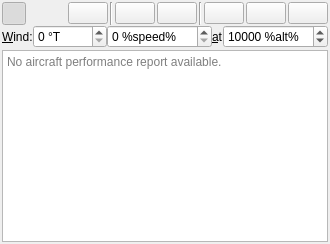
       <widget class="QWidget" name="tabAircraftPerformance">
        <attribute name="title">
         <string>Fuel Report</string>
        </attribute>
        <attribute name="toolTip">
         <string>Fuel Planning and Aircraft Performance</string>
        </attribute>
        <layout class="QVBoxLayout" name="verticalLayout_31">
         <property name="spacing">
          <number>2</number>
         </property>
         <property name="leftMargin">
          <number>2</number>
         </property>
         <property name="topMargin">
          <number>2</number>
         </property>
         <property name="rightMargin">
          <number>2</number>
         </property>
         <property name="bottomMargin">
          <number>2</number>
         </property>
         <item>
          <layout class="QVBoxLayout" name="verticalLayout_30">
           <property name="spacing">
            <number>0</number>
           </property>
           <property name="topMargin">
            <number>0</number>
           </property>
           <item>
            <layout class="QHBoxLayout" name="horizontalLayoutAircraftPerformance">
             <property name="spacing">
              <number>2</number>
             </property>
             <property name="topMargin">
              <number>0</number>
             </property>
             <item>
              <widget class="QToolButton" name="toolButtonAircraftPerformanceWind">
               <property name="toolTip">
                <string>Select wind source for performance calculation and map display</string>
               </property>
               <property name="statusTip">
                <string>Select wind source for performance calculation and map display</string>
               </property>
               <property name="text">
                <string/>
               </property>
               <property name="icon">
                <iconset resource="../../littlenavmap.qrc">
                 <normaloff>:/littlenavmap/resources/icons/wind.svg</normaloff>:/littlenavmap/resources/icons/wind.svg</iconset>
               </property>
               <property name="checkable">
                <bool>true</bool>
               </property>
               <property name="checked">
                <bool>true</bool>
               </property>
               <property name="popupMode">
                <enum>QToolButton::InstantPopup</enum>
               </property>
               <property name="toolButtonStyle">
                <enum>Qt::ToolButtonTextBesideIcon</enum>
               </property>
              </widget>
             </item>
             <item>
              <spacer name="horizontalSpacer_2">
               <property name="orientation">
                <enum>Qt::Horizontal</enum>
               </property>
               <property name="sizeHint" stdset="0">
                <size>
                 <width>40</width>
                 <height>20</height>
                </size>
               </property>
              </spacer>
             </item>
             <item>
              <widget class="QPushButton" name="pushButtonAircraftPerformanceEdit">
               <property name="sizePolicy">
                <sizepolicy hsizetype="Fixed" vsizetype="Fixed">
                 <horstretch>0</horstretch>
                 <verstretch>0</verstretch>
                </sizepolicy>
               </property>
               <property name="toolTip">
                <string>Edit Aircraft Performance</string>
               </property>
               <property name="statusTip">
                <string>Edit Aircraft Performance</string>
               </property>
               <property name="text">
                <string/>
               </property>
               <property name="icon">
                <iconset resource="../../littlenavmap.qrc">
                 <normaloff>:/littlenavmap/resources/icons/aircraftperfedit.svg</normaloff>:/littlenavmap/resources/icons/aircraftperfedit.svg</iconset>
               </property>
              </widget>
             </item>
             <item>
              <widget class="Line" name="line_4">
               <property name="orientation">
                <enum>Qt::Vertical</enum>
               </property>
              </widget>
             </item>
             <item>
              <widget class="QPushButton" name="pushButtonAircraftPerformanceNew">
               <property name="sizePolicy">
                <sizepolicy hsizetype="Fixed" vsizetype="Fixed">
                 <horstretch>0</horstretch>
                 <verstretch>0</verstretch>
                </sizepolicy>
               </property>
               <property name="toolTip">
                <string>Add new aircraft performance data</string>
               </property>
               <property name="statusTip">
                <string>Add new aircraft performance data</string>
               </property>
               <property name="text">
                <string/>
               </property>
               <property name="icon">
                <iconset resource="../../littlenavmap.qrc">
                 <normaloff>:/littlenavmap/resources/icons/aircraftperfnew.svg</normaloff>:/littlenavmap/resources/icons/aircraftperfnew.svg</iconset>
               </property>
              </widget>
             </item>
             <item>
              <widget class="QPushButton" name="pushButtonAircraftPerformanceLoad">
               <property name="sizePolicy">
                <sizepolicy hsizetype="Fixed" vsizetype="Fixed">
                 <horstretch>0</horstretch>
                 <verstretch>0</verstretch>
                </sizepolicy>
               </property>
               <property name="toolTip">
                <string>Open Aircraft Performance File</string>
               </property>
               <property name="statusTip">
                <string>Open Aircraft Performance File</string>
               </property>
               <property name="text">
                <string/>
               </property>
               <property name="icon">
                <iconset resource="../../littlenavmap.qrc">
                 <normaloff>:/littlenavmap/resources/icons/aircraftperfload.svg</normaloff>:/littlenavmap/resources/icons/aircraftperfload.svg</iconset>
               </property>
              </widget>
             </item>
             <item>
              <widget class="Line" name="line_3">
               <property name="orientation">
                <enum>Qt::Vertical</enum>
               </property>
              </widget>
             </item>
             <item>
              <widget class="QPushButton" name="pushButtonAircraftPerformanceSave">
               <property name="sizePolicy">
                <sizepolicy hsizetype="Fixed" vsizetype="Fixed">
                 <horstretch>0</horstretch>
                 <verstretch>0</verstretch>
                </sizepolicy>
               </property>
               <property name="toolTip">
                <string>Save Aircraft Performance File</string>
               </property>
               <property name="statusTip">
                <string>Save Aircraft Performance File</string>
               </property>
               <property name="text">
                <string/>
               </property>
               <property name="icon">
                <iconset resource="../../littlenavmap.qrc">
                 <normaloff>:/littlenavmap/resources/icons/aircraftperfsave.svg</normaloff>:/littlenavmap/resources/icons/aircraftperfsave.svg</iconset>
               </property>
              </widget>
             </item>
             <item>
              <widget class="QPushButton" name="pushButtonAircraftPerformanceSaveAs">
               <property name="sizePolicy">
                <sizepolicy hsizetype="Fixed" vsizetype="Fixed">
                 <horstretch>0</horstretch>
                 <verstretch>0</verstretch>
                </sizepolicy>
               </property>
               <property name="toolTip">
                <string>Save Aircraft Performance File as</string>
               </property>
               <property name="statusTip">
                <string>Save Aircraft Performance File as</string>
               </property>
               <property name="text">
                <string/>
               </property>
               <property name="icon">
                <iconset resource="../../littlenavmap.qrc">
                 <normaloff>:/littlenavmap/resources/icons/aircraftperfsaveas.svg</normaloff>:/littlenavmap/resources/icons/aircraftperfsaveas.svg</iconset>
               </property>
              </widget>
             </item>
             <item>
              <widget class="QPushButton" name="pushButtonAircraftPerformanceHelp">
               <property name="sizePolicy">
                <sizepolicy hsizetype="Fixed" vsizetype="Fixed">
                 <horstretch>0</horstretch>
                 <verstretch>0</verstretch>
                </sizepolicy>
               </property>
               <property name="toolTip">
                <string>Show help for aircraft performance</string>
               </property>
               <property name="statusTip">
                <string>Show help for aircraft performance</string>
               </property>
               <property name="text">
                <string/>
               </property>
               <property name="icon">
                <iconset resource="../../littlenavmap.qrc">
                 <normaloff>:/littlenavmap/resources/icons/help.svg</normaloff>:/littlenavmap/resources/icons/help.svg</iconset>
               </property>
              </widget>
             </item>
            </layout>
           </item>
           <item>
            <layout class="QHBoxLayout" name="horizontalLayoutManWind">
             <property name="topMargin">
              <number>0</number>
             </property>
             <item>
              <widget class="QLabel" name="labelAircraftPerformanceWind">
               <property name="sizePolicy">
                <sizepolicy hsizetype="Fixed" vsizetype="Preferred">
                 <horstretch>0</horstretch>
                 <verstretch>0</verstretch>
                </sizepolicy>
               </property>
               <property name="text">
                <string>&amp;Wind:</string>
               </property>
               <property name="buddy">
                <cstring>spinBoxAircraftPerformanceWindDirection</cstring>
               </property>
              </widget>
             </item>
             <item>
              <widget class="QSpinBox" name="spinBoxAircraftPerformanceWindDirection">
               <property name="toolTip">
                <string>Average true wind direction at selected altitude.</string>
               </property>
               <property name="statusTip">
                <string>Average true wind direction at flight plan cruise level</string>
               </property>
               <property name="suffix">
                <string> °T</string>
               </property>
               <property name="maximum">
                <number>360</number>
               </property>
               <property name="singleStep">
                <number>10</number>
               </property>
              </widget>
             </item>
             <item>
              <widget class="QSpinBox" name="spinBoxAircraftPerformanceWindSpeed">
               <property name="toolTip">
                <string>Average wind at selected altitude.
Wind speed will be interpolated for climb and descent phases.</string>
               </property>
               <property name="statusTip">
                <string>Average wind at flight plan cruise level. Wind speed will be interpolated for climb and descent phases.</string>
               </property>
               <property name="suffix">
                <string> %speed%</string>
               </property>
               <property name="maximum">
                <number>300</number>
               </property>
               <property name="singleStep">
                <number>10</number>
               </property>
              </widget>
             </item>
             <item>
              <widget class="QLabel" name="labelAircraftPerformanceWindAt">
               <property name="sizePolicy">
                <sizepolicy hsizetype="Fixed" vsizetype="Preferred">
                 <horstretch>0</horstretch>
                 <verstretch>0</verstretch>
                </sizepolicy>
               </property>
               <property name="text">
                <string>&amp;at</string>
               </property>
               <property name="buddy">
                <cstring>spinBoxAircraftPerformanceWindAlt</cstring>
               </property>
              </widget>
             </item>
             <item>
              <widget class="QSpinBox" name="spinBoxAircraftPerformanceWindAlt">
               <property name="toolTip">
                <string>Altitude for average wind value.
Wind speed will be interpolated between this altitude and ground level.</string>
               </property>
               <property name="statusTip">
                <string>Altitude for average wind value.\nWind speed will be interpolated between this altitude and ground level.</string>
               </property>
               <property name="suffix">
                <string> %alt%</string>
               </property>
               <property name="maximum">
                <number>100000</number>
               </property>
               <property name="singleStep">
                <number>500</number>
               </property>
               <property name="value">
                <number>10000</number>
               </property>
              </widget>
             </item>
            </layout>
           </item>
          </layout>
         </item>
         <item>
          <layout class="QGridLayout" name="gridLayoutAircraftPerformance">
           <property name="topMargin">
            <number>0</number>
           </property>
           <property name="spacing">
            <number>2</number>
           </property>
          </layout>
         </item>
         <item>
          <widget class="QTextBrowser" name="textBrowserAircraftPerformanceReport">
           <property name="minimumSize">
            <size>
             <width>0</width>
             <height>20</height>
            </size>
           </property>
           <property name="placeholderText">
            <string>No aircraft performance report available.</string>
           </property>
           <property name="openLinks">
            <bool>false</bool>
           </property>
          </widget>
         </item>
        </layout>
       </widget>
